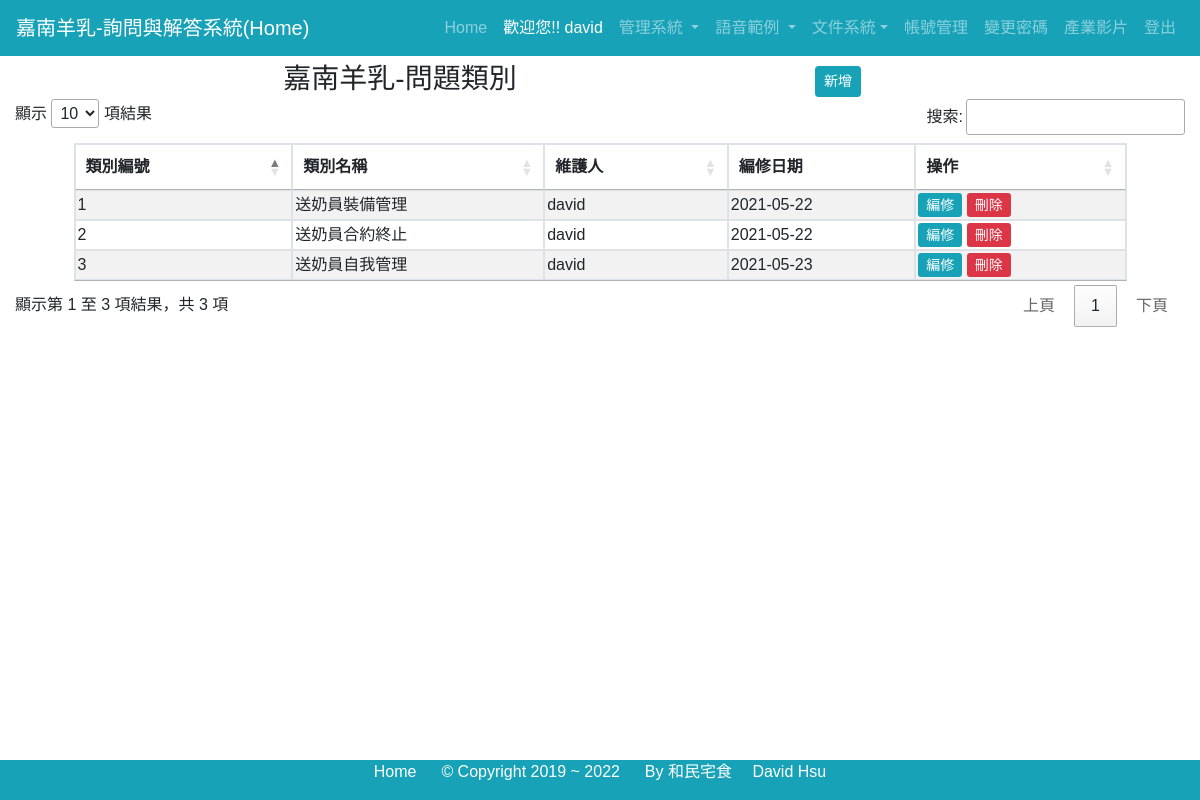
Page /cat_list.php (signed in) on the committed database.
### tables this page shows
CREATE TABLE `qna_category` (
  `cat_id` int(11) NOT NULL AUTO_INCREMENT,
  `category` varchar(255) DEFAULT NULL,
  `username` varchar(30) DEFAULT NULL,
  `created` datetime NOT NULL DEFAULT current_timestamp(),
  `updated` datetime NOT NULL DEFAULT '0000-00-00 00:00:00' ON UPDATE current_timestamp(),
  PRIMARY KEY (`cat_id`)
);

### cat_list.php (the view, shortened to what this page needs)
<?php
$title = "嘉南羊乳-問題類別";
?>
<div class="container-fluid">
  <div class="row" id="tprow">
    <div class="col-8">
      <h3 align='center'><?php echo $title ?></h3>
    </div>
    <div class="col-4">
      <a href="#addModal" data-toggle="modal" class="btn btn-info btn-sm mt-1">新增</a>
    </div>
  </div>
  <table id="myDataTalbe" class="table table-bordered table-striped table-hove" style="width:90%">
    <thead>
      <tr>
        <th>類別編號</th>
        <th>類別名稱</th>
        <th>維護人</th>
        <th>編修日期</th>
        <th>操作</th>
      </tr>
    </thead>
    <tbody>
      <?php
      require('include/config.php');
      $sql = "select *  from qna_category order by category desc";
      $sth = $conn->prepare($sql);
      $sth->execute();
      while ($row = $sth->fetch()) {
      ?>
        <tr>
          <td><?php echo $row["cat_id"]; ?> </td>
          <td><?php echo $row["category"]; ?> </td>
          <td><?php echo $row["username"]; ?></td>
          <td><?php echo substr($row["updated"], 0, 10); ?></td>
          <td>
            <a href="#updModal<?php echo $row['cat_id']; ?>" data-toggle="modal" class="btn-sm btn-info mt-1">編修</a>
            <a onclick="return confirm('確定要刪除嗎 ?')" href="cat/cat_del.php?cat_id=<?php echo $row['cat_id']; ?>" class='btn-sm btn-danger mt-1'>刪除</a>
          </td>
        </tr>
      <?php  } ?>
    </tbody>
  </table>
</body>
</html>

### cat_list.php (style rules this page uses)
table { margin: auto; }
table.dataTable thead th, tbody th, table.dataTable tbody td { padding: 2px 2px; }

### rows in the picture
qna_category: cat_id "1", category "送奶員裝備管理", username "david", updated "2021-05-22"
qna_category: cat_id "3", category "送奶員自我管理", username "david", updated "2021-05-23"
qna_category: cat_id "2", category "送奶員合約終止", username "david", updated "2021-05-22"

### other values in the picture
$title "嘉南羊乳-問題類別"
